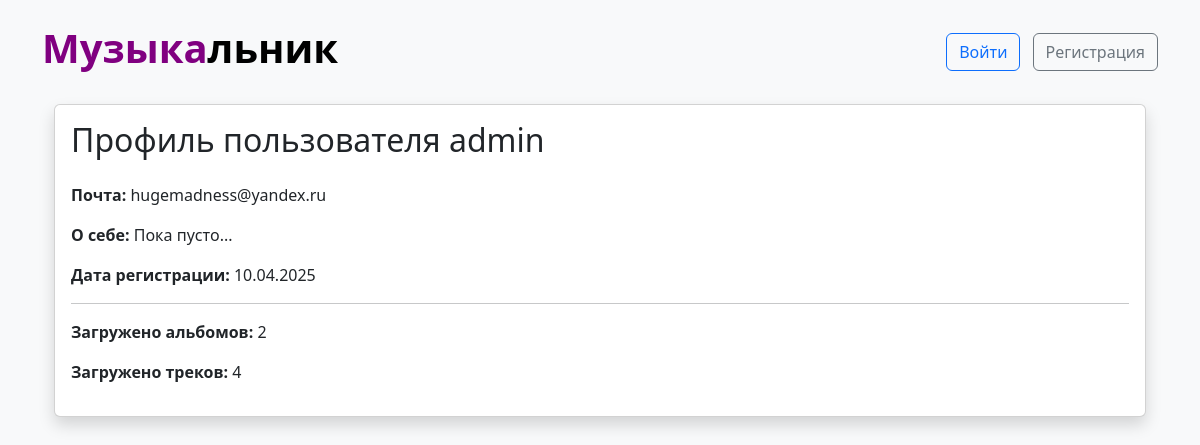
The app's page /profile/1 with its own data.
### data/users.py (models this page shows, shortened)
class User(SqlAlchemyBase, UserMixin, SerializerMixin):
    __tablename__ = 'users'
    id = sqlalchemy.Column(sqlalchemy.Integer,
                           primary_key=True, autoincrement=True)
    name = sqlalchemy.Column(sqlalchemy.String, unique=True, nullable=True)
    about = sqlalchemy.Column(sqlalchemy.String, nullable=True, default='')
    email = sqlalchemy.Column(sqlalchemy.String,
                              index=True, unique=True, nullable=True)
    hashed_password = sqlalchemy.Column(sqlalchemy.String, nullable=True)
    created_date = sqlalchemy.Column(sqlalchemy.DateTime,
                                     default=datetime.datetime.now)
    albums = orm.relationship("Album", back_populates='user')
    tracks = orm.relationship("Track", back_populates='user')

### main.py (the view)
@app.route('/profile/<int:user_id>')
def profile(user_id):
    db_sess = db_session.create_session()
    user = db_sess.query(User).filter(User.id == user_id).first()
    return render_template('profile.html', title='Профиль – Музыкальник', user=user)

### data/db_session.py (called while the page is built)
def create_session() -> Session:
    global __factory
    return __factory()

### templates/profile.html (shortened to what this page needs)
{% extends "base_unite.html" %}
{% block content %}
<div class="container mt-4">
    <div class="card shadow rounded">
        <div class="card-body">
            <h2 class="card-title mb-4">Профиль пользователя {{ user.name }}</h2>
            <p><strong>Почта:</strong> {{ user.email }}</p>
            <p><strong>О себе:</strong> {{ user.about or "Пока пусто..." }}</p>
            <p><strong>Дата регистрации:</strong> {{ user.created_date.strftime('%d.%m.%Y') }}</p>
            <hr>
            <p><strong>Загружено альбомов:</strong> {{ user.albums|length }}</p>
            <p><strong>Загружено треков:</strong> {{ user.tracks|length }}</p>
        </div>
    </div>
</div>
{% endblock %}

### records on screen
User: name "admin", email "hugemadness@yandex.ru", about "Пока пусто...", created_date "10.04.2025"

### other values on screen
{{ user.albums|length }} "2"
{{ user.tracks|length }} "4"
